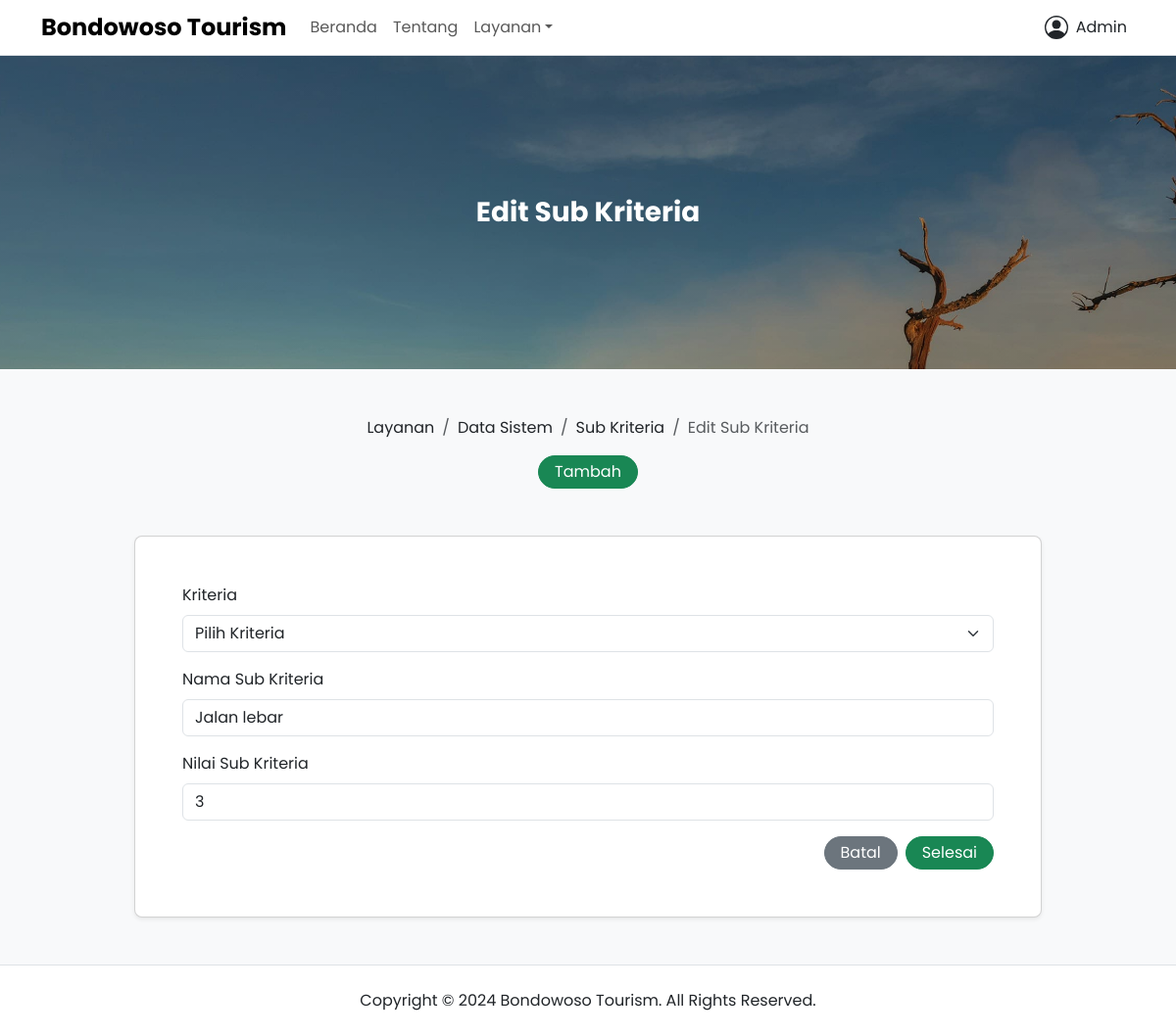
The app's page /layanan/sub-kriteria/23/edit (signed in), older data.
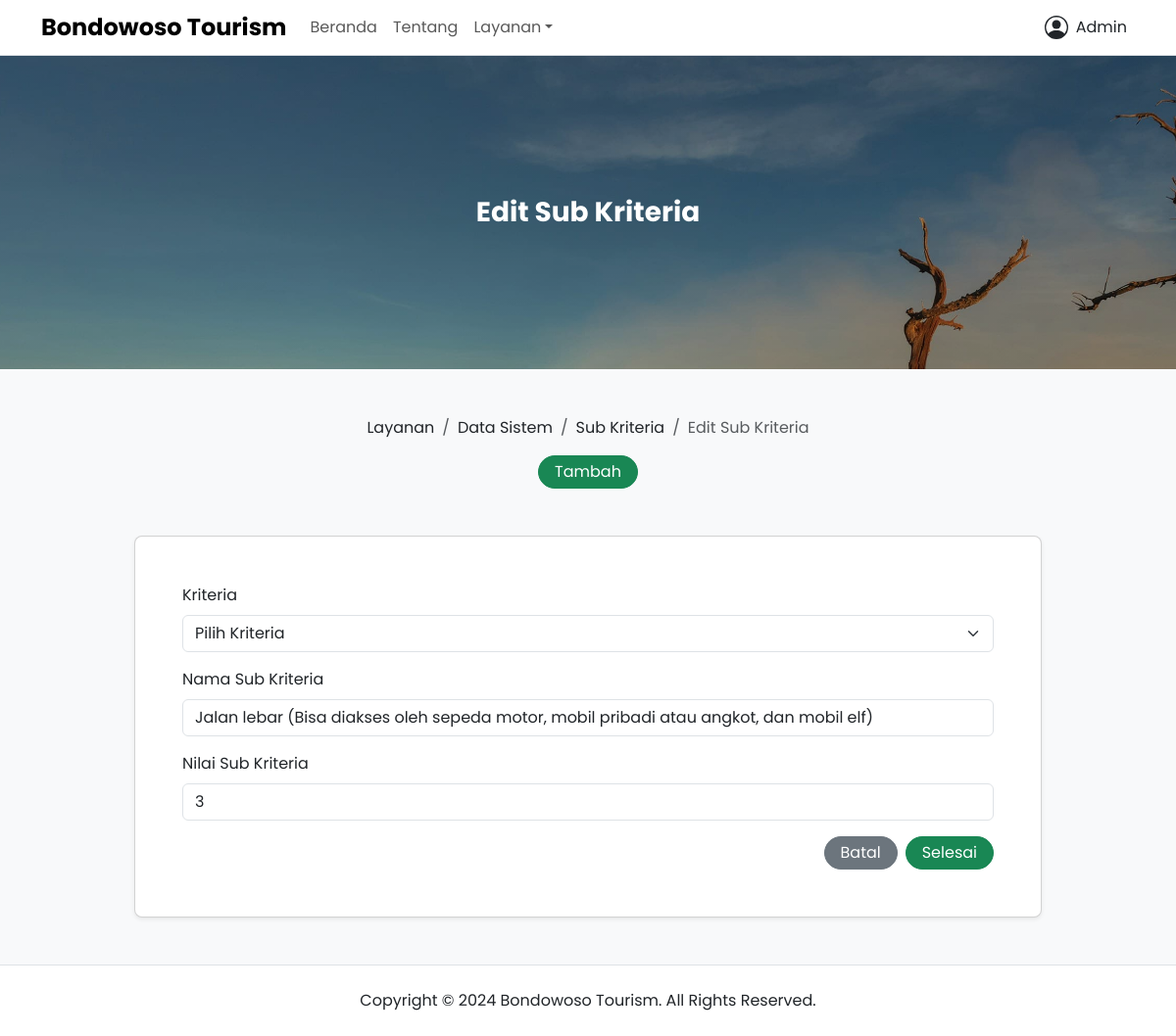
The same page, newer data.
### app/models.py (models this page shows, shortened)
class SubCriteria(db.Model):
  __tablename__ = "sub_criteria"
  id = db.Column(db.Integer, primary_key=True)
  name = db.Column(db.String(128), nullable=False)
  value = db.Column(db.Integer, nullable=False)
  posted_date = db.Column(db.DateTime, nullable=False, default=datetime.now)
  updated_date = db.Column(db.DateTime, onupdate=datetime.now, default=datetime.now)
  user_id = db.Column(db.Integer, db.ForeignKey("user.id"), nullable=False)
  criteria_id = db.Column(db.Integer, db.ForeignKey("criteria.id"), nullable=False)
  criteria = db.relationship("Criteria", back_populates="sub_criteria")

### app/views/public.py (the view)
@public_app.route("/layanan/sub-kriteria/<id>/edit", methods=["GET", "POST"])
@login_required
def update_sub_criteria(id):
  check_admin()
  data = SubCriteria.query.filter_by(id=id).first_or_404()
  form = SubCriteriaForm()
  if form.validate_on_submit():
    data.criteria = form.criteria.data
    data.name = form.name.data
    data.value = form.value.data
    data.user = current_user
    db.session.commit()
    flash("Data telah berhasil diperbarui!", "success")
    return redirect(url_for("public_app.sub_criteria"))
  elif request.method == "GET":
    form.criteria.data = data.criteria
    form.name.data = data.name
    form.value.data = data.value
  return render_template("public/services/system_data/sub-criteria_form.html", title="Edit Sub Kriteria - Bondowoso Tourism", form=form, operation="Edit")

### app/forms.py
class SubCriteriaForm(FlaskForm):
  criteria = QuerySelectField("Kriteria", validators=[DataRequired()], query_factory=lambda: Criteria.query.order_by(Criteria.name.asc()).all(), get_label="name", allow_blank=True, blank_text="Pilih Kriteria")
  name = StringField("Nama Sub Kriteria", validators=[DataRequired(), Length(max=128)])
  value = IntegerField("Nilai Sub Kriteria", validators=[DataRequired()])
  submit = SubmitField("Selesai")

### app/models.py (called while the page is built)
@login_manager.user_loader
def load_user(user_id):
  return User.query.get(int(user_id))

### app/utils.py (called while the page is built)
def check_admin():
  if not current_user.role == "admin":
    abort(403)

### app/templates/public/services/system_data/sub-criteria_form.html (shortened to what this page needs)
{% extends 'components/public/base.html' %} {% set active_page = 'system_data' %} {% block content %}
<div class="banner d-flex bg-hero h-20rem">
  <div class="container my-auto">
    <div class="row justify-content-center align-items-center">
      <div class="col-lg-10">
        <div class="text-white text-center">
          <h2 class="fw-bold fs-3 title-clamp-2 mb-0">{{ operation }} Sub Kriteria</h2>
        </div>
      </div>
    </div>
  </div>
</div>
<div class="page-wrapper bg-body-tertiary">
  <div class="container">
    <div class="row justify-content-center align-items-center pt-5">
      <div class="col-lg-10">
        <div class="d-flex flex-column row-gap-3">
          <nav aria-label="breadcrumb">
            <ol class="breadcrumb justify-content-center align-items-center mb-0">
              <li class="breadcrumb-item"><a class="link-dark link-offset-2 link-underline-opacity-0 link-underline-opacity-100-hover" href="{{ url_for('public_app.services') }}">Layanan</a></li>
              <li class="breadcrumb-item"><a class="link-dark link-offset-2 link-underline-opacity-0 link-underline-opacity-100-hover" href="{{ url_for('public_app.system_data') }}">Data Sistem</a></li>
              <li class="breadcrumb-item"><a class="link-dark link-offset-2 link-underline-opacity-0 link-underline-opacity-100-hover" href="{{ url_for('public_app.sub_criteria') }}">Sub Kriteria</a></li>
              <li class="breadcrumb-item active" aria-current="page">{{ operation }} Sub Kriteria</li>
            </ol>
          </nav>
          {% if current_user.role == "admin" %}
          <div class="text-center">
            <a class="btn btn-success rounded-5 py-1 px-3" href="{{ url_for('public_app.create_sub_criteria') }}" role="button">Tambah</a>
          </div>
          {% endif %}
        </div>
      </div>
    </div>
    <div class="row justify-content-center align-items-center py-5">
      <div class="col-lg-10">
        <div class="card shadow-sm rounded-3">
          <div class="card-body p-lg-5 py-5 px-4">
            <form method="POST">
              <div class="mb-3">
                {{ form.criteria.label(class="form-label") }} {% if form.criteria.errors %} {{ form.criteria(class="form-select is-invalid") }}
                <div class="invalid-feedback">
                  {% for error in form.criteria.errors %}
                  <span>{{ error }}</span>
                  {% endfor %}
                </div>
                {% else %} {{ form.criteria(class="form-select") }} {% endif %}
              </div>
              <div class="mb-3">
                {{ form.name.label(class="form-label") }} {% if form.name.errors %} {{ form.name(class="form-control is-invalid") }}
                <div class="invalid-feedback">
                  {% for error in form.name.errors %}
                  <span>{{ error }}</span>
                  {% endfor %}
                </div>
                {% else %} {{ form.name(class="form-control") }} {% endif %}
              </div>
              <div class="mb-3">
                {{ form.value.label(class="form-label") }} {% if form.value.errors %} {{ form.value(class="form-control is-invalid") }}
                <div class="invalid-feedback">
                  {% for error in form.value.errors %}
                  <span>{{ error }}</span>
                  {% endfor %}
                </div>
                {% else %} {{ form.value(class="form-control") }} {% endif %}
              </div>
              <div class="d-flex flex-row justify-content-end align-items-center column-gap-2">
                <a class="btn btn-secondary rounded-5 py-1 px-3" href="{{ url_for('public_app.sub_criteria') }}" role="button">Batal</a>
                {{ form.submit(class="btn btn-success rounded-5 py-1 px-3") }}
              </div>
            </form>
          </div>
        </div>
      </div>
    </div>
  </div>
</div>
{% endblock %}

Row changes from the older to the newer data that the page shows:
changed SubCriteria "Pilih Kriteria": name "Jalan lebar" → "Jalan lebar (Bisa diakses oleh sepeda motor, mobil pribadi atau angkot, dan mobil elf)"
